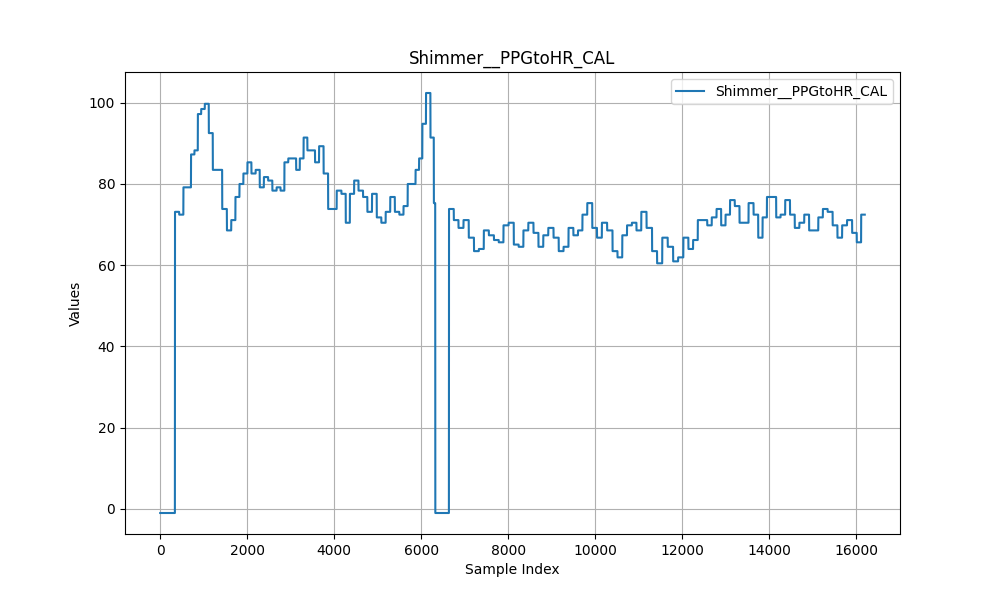

Source code (Python):
import os
import pandas as pd
import matplotlib.pyplot as plt

# Define the folder path where your CSV files are located
folder_path = r"C:\Users\anechyporenko\Desktop\Measurments\Huzze\ppg_hr\calm"


# Get a list of CSV files in the folder
csv_files = [file for file in os.listdir(folder_path) if file.endswith(".csv")]

# Iterate through each CSV file and list all column names
for csv_file in csv_files:
    # Construct the full path to the CSV file
    csv_path = os.path.join(folder_path, csv_file)

    # Load the CSV file into a DataFrame
    df = pd.read_csv(csv_path, delimiter='\t', skiprows=[0, 2])

    # Print the list of column names
    print(f"Column names in {csv_file}:")
    for column_name in df.columns:
        print(column_name)

# Print the values in the "Shimmer__PPGtoHR_CAL" column
print("Values in 'Shimmer__PPGtoHR_CAL' column:")
print(df["Shimmer__PPGtoHR_CAL"])


# Assuming you have loaded your CSV into a DataFrame named df
# Extract the values from the "Shimmer__PPGtoHR_CAL" column
ibi_data = df["Shimmer__PPGtoHR_CAL"]

# Create a range of x-values (assuming a simple linear progression)
x_values = range(len(ibi_data))

# Plot the data
plt.figure(figsize=(10, 6))  # Adjust the figure size as needed
plt.plot(x_values, ibi_data, label="Shimmer__PPGtoHR_CAL")
plt.xlabel("Sample Index")
plt.ylabel("Values")
plt.title("Shimmer__PPGtoHR_CAL")
plt.legend()
plt.grid(True)

# Show the plot
plt.show()
